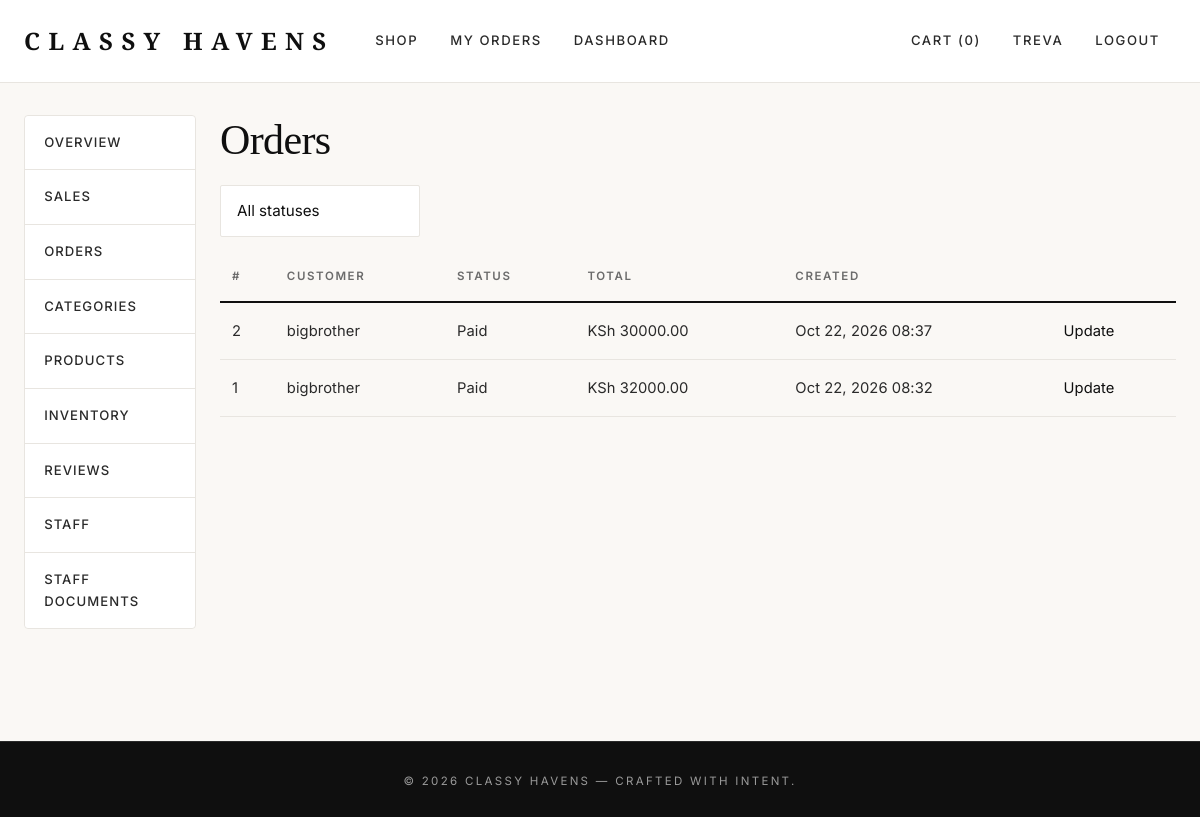
The page /dashboard/orders/ (signed in) on the database its author committed.
### accounts/models.py (models this page shows, shortened)
class CustomUser(AbstractUser):
    class Roles(models.TextChoices):
        CUSTOMER = "customer", "Customer"
        STAFF    = "staff",    "Staff"
        MANAGER  = "manager",  "Manager"
        ADMIN    = "admin",    "Admin"
    role = models.CharField(max_length=20, choices=Roles.choices,
                            default=Roles.CUSTOMER)
    phone = models.CharField(max_length=20, blank=True)
    avatar = models.ImageField(
        upload_to="avatars/%Y/%m/", blank=True, null=True,
        help_text="Optional profile picture (JPEG, PNG, WebP).",
    )
    @property
    def is_staff_member(self):
        return (
            self.is_superuser
            or self.is_staff
            or self.role in (self.Roles.STAFF, self.Roles.MANAGER, self.Roles.ADMIN)
        )

### orders/models.py (models this page shows, shortened)
class Order(models.Model):
    class Status(models.TextChoices):
        PENDING   = "pending",   "Pending"
        PAID      = "paid",      "Paid"
        SHIPPED   = "shipped",   "Shipped"
        DELIVERED = "delivered", "Delivered"
        CANCELLED = "cancelled", "Cancelled"
    user = models.ForeignKey(settings.AUTH_USER_MODEL, on_delete=models.PROTECT,
                             related_name="orders")
    shipping_address = models.ForeignKey(ShippingAddress, on_delete=models.PROTECT)
    status = models.CharField(max_length=20, choices=Status.choices, default=Status.PENDING)
    total = models.DecimalField(max_digits=10, decimal_places=2, default=Decimal("0.00"))
    created_at = models.DateTimeField(auto_now_add=True)
    updated_at = models.DateTimeField(auto_now=True)
    paid_at = models.DateTimeField(null=True, blank=True)
    class Meta:
        ordering = ["-created_at"]

### dashboard/views.py (the view)
# urls.py: path("orders/", views.OrderManagementView.as_view(), name="orders"),
class OrderManagementView(StaffRequiredMixin, PermissionRequiredMixin, ListView):
    permission_required = "orders.view_order"
    model = Order
    template_name = "dashboard/orders.html"
    context_object_name = "orders"
    paginate_by = 50
    def get_queryset(self):
        qs = Order.objects.select_related("user").order_by("-created_at")
        status = self.request.GET.get("status")
        if status in dict(Order.Status.choices):
            qs = qs.filter(status=status)
        return qs

### cart/cart.py (called while the page is built)
    def __len__(self):
        return sum(item["quantity"] for item in self.cart.values())

    def total_quantity(self):
        return len(self)

### cart/context_processors.py (called while the page is built)
def cart(request):
    return {"cart": Cart(request)}

### config/context_processors.py (called while the page is built)
def currency(request):
    return {
        "CURRENCY_CODE": settings.CURRENCY_CODE,
        "CURRENCY_SYMBOL": settings.CURRENCY_SYMBOL,
    }

### dashboard/views.py (called while the page is built)
    def dispatch(self, request, *args, **kwargs):
        if not request.user.is_authenticated:
            return super().dispatch(request, *args, **kwargs)
        if not request.user.is_staff_member:
            messages.error(request, "Staff access required.")
            return redirect("catalog:product_list")
        return super().dispatch(request, *args, **kwargs)

### templates/dashboard/orders.html (shortened to what this page needs)
{% extends "dashboard/base.html" %}
{% block dashboard_content %}
<h1>Orders</h1>
<form method="get" class="mb-3">
    <select name="status" class="form-select" style="max-width:200px" onchange="this.form.submit()">
        <option value="">All statuses</option>
    </select>
</form>
<table class="table">
    <thead><tr><th>#</th><th>Customer</th><th>Status</th><th>Total</th><th>Created</th><th></th></tr></thead>
    <tbody>
        {% for o in orders %}
        <tr>
            <td>{{ o.id }}</td>
            <td>{{ o.user.username }}</td>
            <td>{{ o.get_status_display }}</td>
            <td>{{ CURRENCY_SYMBOL }} {{ o.total }}</td>
            <td>{{ o.created_at|date:"M d, Y H:i" }}</td>
            <td><a href="{% url 'dashboard:order_edit' o.id %}">Update</a></td>
        </tr>
        {% endfor %}
    </tbody>
</table>
{% endblock %}

### templates/base.html (shortened to what this page needs)
{% load static %}
<!doctype html>
<html lang="en">
<head>
    <link href="https://cdn.jsdelivr.net/npm/bootstrap@5.3.3/dist/css/bootstrap.min.css" rel="stylesheet">
    <link rel="stylesheet" href="{% static 'css/style.css' %}">
</head>
<body class="d-flex flex-column min-vh-100">
<nav class="navbar navbar-expand-lg">
    <div class="container">
        <a class="navbar-brand" href="{% url 'catalog:product_list' %}">Classy&nbsp;Havens</a>
        <div class="collapse navbar-collapse" id="nav">
            <ul class="navbar-nav me-auto">
                <li class="nav-item"><a class="nav-link" href="{% url 'catalog:product_list' %}">Shop</a></li>
                {% if user.is_authenticated %}
                    <li class="nav-item"><a class="nav-link" href="{% url 'orders:order_list' %}">My Orders</a></li>
                {% endif %}
                {% if user.is_staff_member %}
                    <li class="nav-item"><a class="nav-link" href="{% url 'dashboard:index' %}">Dashboard</a></li>
                {% endif %}
            </ul>
            <ul class="navbar-nav align-items-lg-center">
                <li class="nav-item">
                    <a class="nav-link" href="{% url 'cart:cart_detail' %}">Cart ({{ cart.total_quantity }})</a>
                </li>
                {% if user.is_authenticated %}
                    <li class="nav-item"><a class="nav-link" href="{% url 'accounts:profile' %}">{{ user.username }}</a></li>
                    <li class="nav-item"><a class="nav-link" href="{% url 'accounts:logout' %}">Logout</a></li>
                {% else %}
                    <li class="nav-item"><a class="nav-link" href="{% url 'accounts:login' %}">Login</a></li>
                    <li class="nav-item"><a class="nav-link" href="{% url 'accounts:register' %}">Register</a></li>
                {% endif %}
            </ul>
        </div>
    </div>
</nav>
<main class="flex-grow-1">
    <div class="container">
        {% block content %}{% endblock %}
    </div>
</main>
<footer class="mt-5 py-4">
    <div class="container text-center">
        <small>&copy; {% now "Y" %} Classy Havens — Crafted with intent.</small>
    </div>
</footer>
</body>
</html>

### static/css/style.css (style rules this page uses)
:root { --ch-black: #0f0f0f; --ch-charcoal: #2a2a2a; --ch-gray: #6b6b6b; --ch-muted: #9a9a9a; --ch-cream: #faf8f5; --ch-cream-alt: #f3efe9; --ch-white: #ffffff; --ch-border: #e8e5e0; --ch-gold: #c9a961; --ch-gold-dark: #a88a4a; --ch-danger: #b83232; --ch-success: #2f7a4d; --font-display: 'Playfair Display', Georgia, 'Times New Roman', serif; --font-body: 'Inter', -apple-system, BlinkMacSystemFont, 'Segoe UI', sans-serif; --shadow-sm: 0 1px 2px rgba(15,15,15,0.05); --shadow-md: 0 8px 24px rgba(15,15,15,0.07); --shadow-lg: 0 20px 48px rgba(15,15,15,0.10); --radius-sm: 2px; --radius: 4px; --radius-lg: 8px; }
* { box-sizing: border-box; }
html { scroll-behavior: smooth; }
body { margin: 0; font-family: var(--font-body); font-weight: 400; color: var(--ch-black); background-color: var(--ch-cream); line-height: 1.65; letter-spacing: 0.005em; -webkit-font-smoothing: antialiased; -moz-osx-font-smoothing: grayscale; }
h1, h2, h3, h4, h5, h6, .display { font-family: var(--font-display); font-weight: 500; letter-spacing: -0.015em; color: var(--ch-black); line-height: 1.2; }
h1 { font-size: clamp(2rem, 3.5vw, 3rem); margin-bottom: 1.25rem; }
a { color: var(--ch-black); text-decoration: none; transition: color .2s ease; }
small, .text-muted { color: var(--ch-muted) !important; }
.container { max-width: 1240px; padding-left: 1.5rem; padding-right: 1.5rem; }
main { padding-top: 2rem; padding-bottom: 4rem; }
.navbar { background: var(--ch-white) !important; border-bottom: 1px solid var(--ch-border); padding: 1rem 0; position: sticky; top: 0; z-index: 1000; backdrop-filter: saturate(180%) blur(10px); }
.navbar-brand { font-family: var(--font-display); font-weight: 700; font-size: 1.5rem; letter-spacing: 0.35em; color: var(--ch-black) !important; padding-right: 0.35em; text-transform: uppercase; }
.navbar-nav .nav-link { font-family: var(--font-body); font-size: 0.82rem; font-weight: 500; letter-spacing: 0.12em; text-transform: uppercase; color: var(--ch-charcoal) !important; padding: 0.5rem 1rem !important; transition: color .2s ease; }
.form-control, .form-select { font-family: var(--font-body); font-size: 0.95rem; border-radius: var(--radius-sm); border: 1px solid var(--ch-border); background: var(--ch-white); padding: 0.85rem 1rem; color: var(--ch-black); transition: border-color .2s ease, box-shadow .2s ease; }
.table { --bs-table-bg: transparent; --bs-table-border-color: var(--ch-border); font-size: 0.92rem; border-color: var(--ch-border); }
.table thead th { font-family: var(--font-body); font-size: 0.72rem; font-weight: 600; letter-spacing: 0.14em; text-transform: uppercase; color: var(--ch-gray); border-bottom: 2px solid var(--ch-black); padding: 0.9rem 0.75rem; background: transparent; }
.table tbody td { padding: 1rem 0.75rem; vertical-align: middle; border-bottom: 1px solid var(--ch-border); color: var(--ch-charcoal); }
.nav-link { color: var(--ch-charcoal); font-size: 0.88rem; font-weight: 500; letter-spacing: 0.08em; text-transform: uppercase; }
footer { background: var(--ch-black) !important; color: var(--ch-muted); padding: 2.5rem 0 !important; margin-top: 5rem; border-top: 1px solid var(--ch-charcoal); }
footer small { letter-spacing: 0.2em; text-transform: uppercase; font-size: 0.72rem; color: var(--ch-muted); }

### rows shown on the page
CustomUser: username "TREVA"
Order: id "2", user.username "bigbrother", status "Paid", CURRENCY_SYMBOL "KSh", total "30000.00", created_at "Oct 22, 2026 08:37"
Order: id "1", user.username "bigbrother", status "Paid", CURRENCY_SYMBOL "KSh", total "32000.00", created_at "Oct 22, 2026 08:32"

### other values the page prints
{{ cart.total_quantity }} "0"
